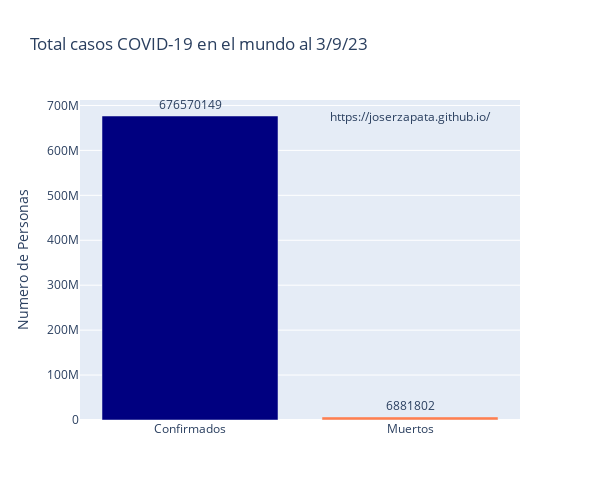

Source (notebook cell):
### Markdown cell above
## Valores Mundiales de Confirmados, Recuperados y Muertos

### Code cell
# plotly bar plot of the last row of the world dataframe without Recuperados column
fig = px.bar(world.iloc[-1][["Confirmados","Muertos"]],
             x = ["Confirmados","Muertos"], color = ["Confirmados","Muertos"],
             y = world.iloc[-1][["Confirmados","Muertos"]].values,
             text = world.iloc[-1][["Confirmados","Muertos"]].values,
             color_discrete_sequence=["navy","coral"],
             height=500, width=600,
             title='Total casos COVID-19 en el mundo al {}'.format(world.iloc[-1]['Fecha']),
             labels={'value':'Número de casos', 'variable':'Tipo de caso'})
fig.update_traces(textposition='outside')#poner los valores de las barras fuera
fig.add_annotation(x= 'Muertos', y=world["Confirmados"].max(), text='https://joserzapata.github.io/', showarrow=False)
fig.layout.update(showlegend=False,
                  yaxis =  {"title": {"text": "Numero de Personas"}}, # Cambiar texto eje y
                  xaxis =  {"title": {"text": ""}} #Esconder nombre eje x
                  )
# grabar grafica en chart-studio si se proporciona el api-key
if api_key: py.plot(fig, filename = 'total_casos_general', auto_open=False)
fig.show()

### Figure 1 — Plotly figure (JSON) as saved in the notebook; plotly's stock layout.template omitted (floating-point values rounded to 4 significant figures)
{"data": [{"alignmentgroup": "True", "hovertemplate": "color=Confirmados<br>x=%{x}<br>y=%{y}<br>text=%{text}<extra></extra>", "legendgroup": "Confirmados", "marker": {"color": "navy", "pattern": {"shape": ""}}, "name": "Confirmados", "offsetgroup": "Confirmados", "orientation": "v", "showlegend": true, "text": [676570149], "textposition": "outside", "type": "bar", "x": ["Confirmados"], "xaxis": "x", "y": [676570149], "yaxis": "y"}, {"alignmentgroup": "True", "hovertemplate": "color=Muertos<br>x=%{x}<br>y=%{y}<br>text=%{text}<extra></extra>", "legendgroup": "Muertos", "marker": {"color": "coral", "pattern": {"shape": ""}}, "name": "Muertos", "offsetgroup": "Muertos", "orientation": "v", "showlegend": true, "text": [6881802], "textposition": "outside", "type": "bar", "x": ["Muertos"], "xaxis": "x", "y": [6881802], "yaxis": "y"}], "layout": {"annotations": [{"showarrow": false, "text": "https://joserzapata.github.io/", "x": "Muertos", "y": 676570149}], "barmode": "relative", "height": 500, "legend": {"title": {"text": "color"}, "tracegroupgap": 0}, "showlegend": false, "title": {"text": "Total casos COVID-19 en el mundo al 3/9/23"}, "width": 600, "xaxis": {"anchor": "y", "domain": [0, 1], "title": {"text": ""}}, "yaxis": {"anchor": "x", "domain": [0, 1], "title": {"text": "Numero de Personas"}}}}
